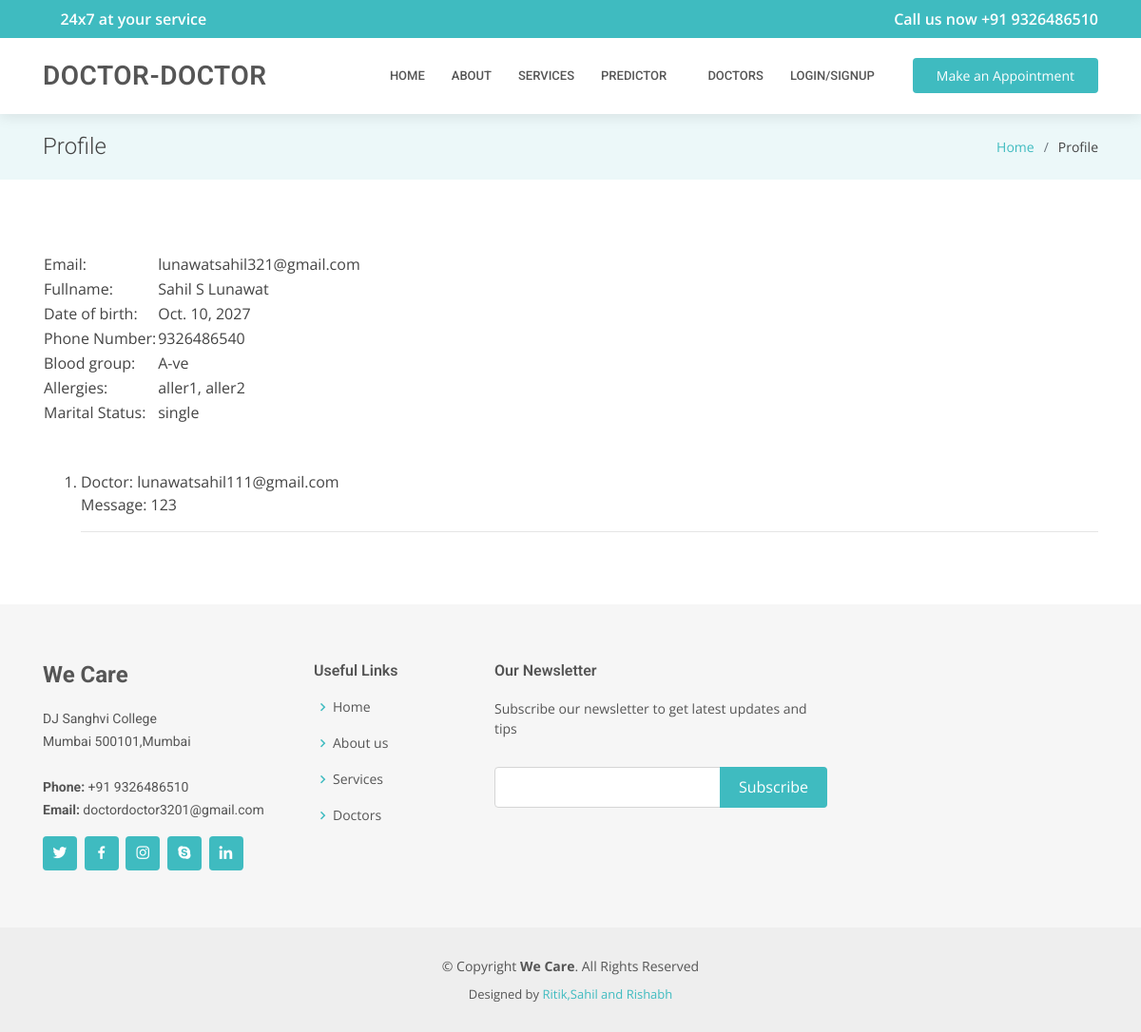
The page /accounts/client_profile/4/ on the database as committed earlier.
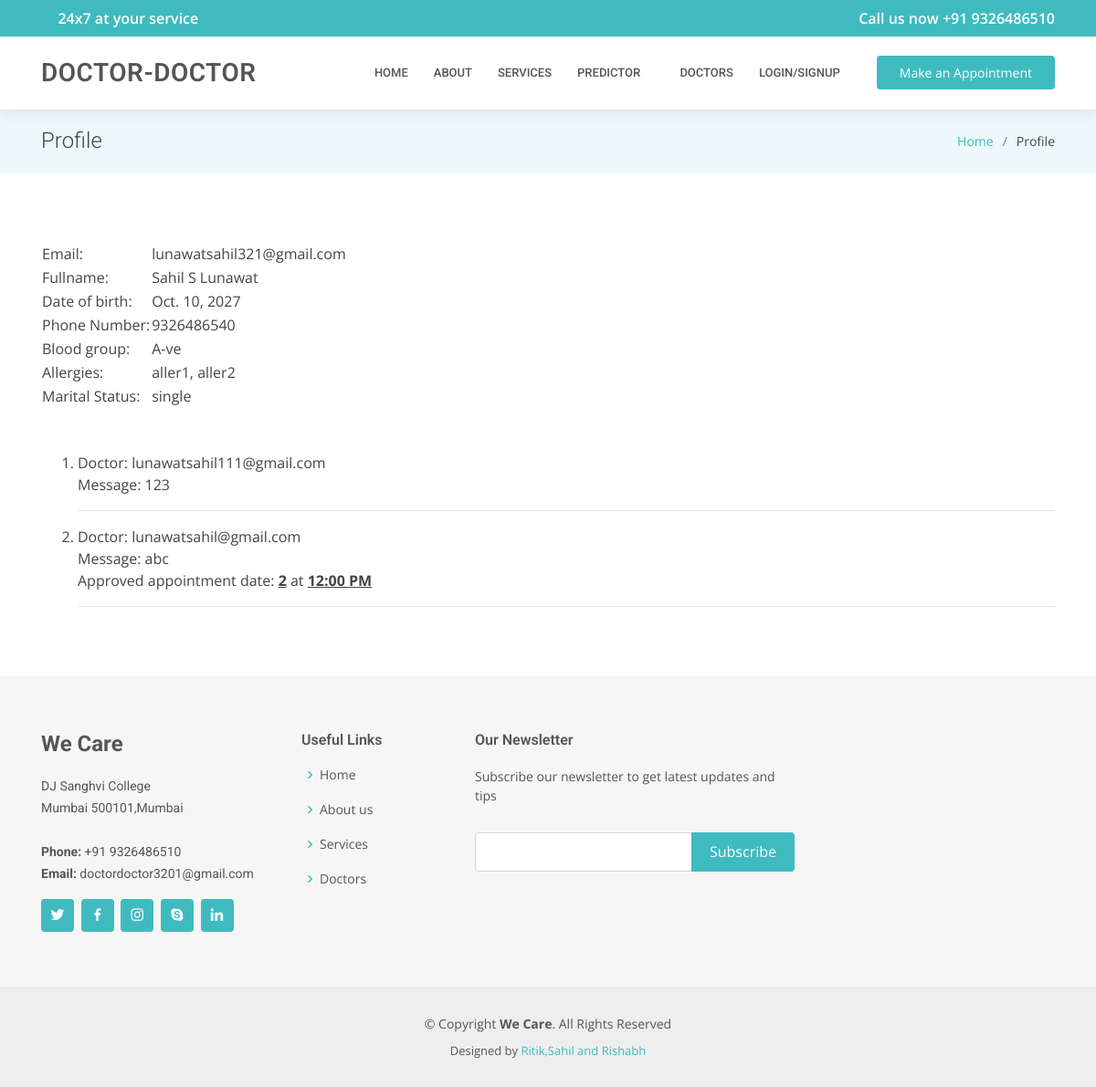
The same page on the database as committed later.
### accounts/models.py (models this page shows, shortened)
class Appointment(models.Model):
    id              = models.AutoField(primary_key=True)
    doctor          = models.ForeignKey(Doctor,related_name='appointment_doctor',on_delete=models.CASCADE)
    patient         = models.ForeignKey(Patient,related_name='appointment_patient',on_delete=models.CASCADE)
    day1            = models.DateField(blank=True, editable=True,null=True)
    day2            = models.DateField(blank=True, editable=True,null=True)
    day3            = models.DateField(blank=True, editable=True,null=True)
    message         = models.CharField(blank=True, null=True, max_length=512)
    approved_for    = models.CharField(blank=True, editable=True,null=True, max_length=10)
    approved_time   = models.CharField(blank=True, editable=True,null=True, max_length=10)
    prescription    = models.CharField(blank=True, editable=True,null=True, max_length=1000)
    class Meta:
        verbose_name = 'Appointment'

class CustomUser(AbstractUser):
    id              = models.AutoField(primary_key=True)
    username        = models.CharField(max_length=30,null=True,blank=True)
    fullname        = models.CharField(blank=True, null=True, max_length=255)##
    is_doctor       = models.BooleanField(default=False, blank=True, null=True)
    password        = models.CharField(max_length=255)
    email           = models.EmailField(max_length=254, unique=True)
    date_of_birth   = models.DateField(blank=True, editable=True,null=True)
    date_created    = models.DateField(auto_now=True, editable=False)
    is_active       = models.BooleanField(default=True)
    is_admin        = models.BooleanField(default=False)
    USERNAME_FIELD  = 'email'
    REQUIRED_FIELDS = []
    objects = CustomUserManager()
    def __str__(self):
        return str(self.email)

### accounts/views.py (the view)
# urls.py: url(r'^accounts/client_profile/(?P<id>[\d]+)/$',views.patient_profile,name='patient_profile'),
def patient_profile(request,id):
    context = {}
    queryset = Patient.objects.filter(customuser_ptr_id=id)
    context['appointments'] = Appointment.objects.filter(patient=id)
    context['fields'] = queryset.get()
    context['patient_profile'] = 'y'
    return render(request, 'accounts/profile.html',context)

### accounts/templatetags/profile_tags.py (called while the page is built)
@register.filter
def full_blood_group(q):
    for choice in blood_group_choices:
        if choice[0] == q:
            return choice[1]
    return ''

@register.filter
def full_marital_status(q):
    for choice in marital_status_choices:
        if choice[0] == q:
            return choice[1]
    return ''

@register.filter(name='has_group')
def has_group(user, group_name):
    return user.groups.filter(name=group_name).exists()

### accounts/templates/accounts/profile.html (shortened to what this page needs)
{% extends "DoctorDoctor/base.html" %}
{% load profile_tags %}
{% block title_page %}Profile{% endblock %}
{% block title_in_li %}Profile{% endblock %}
{% block inner_page %}
<table>
    <tr>
        <td>Email: </td>
        <td>{{fields.email}}</td>
    </tr>
    <tr>{% if fields.fullname%} <td>Fullname: </td>
        <td>{{fields.fullname}}{% endif%}</td>
    </tr>
    <tr>{% if fields.date_of_birth%} <td>Date of birth: </td>
        <td>{{fields.date_of_birth}}{% endif%}</td>
    </tr>
    <tr>{% if fields.phone_number%} <td>Phone Number: </td>
        <td>{{fields.phone_number}}{% endif%}</td>
    </tr>
    <tr>{% if fields.blood_group%} <td>Blood group: </td>
        <td>{{fields.blood_group|full_blood_group}}{% endif%}</td>
    </tr>
    <tr>{% if fields.allergies%} <td>Allergies: </td>
        <td>{{fields.allergies}}{% endif%}</td>
    </tr>
    <tr>{% if fields.marital_status%} <td>Marital Status: </td>
        <td>{{fields.marital_status|full_marital_status}}{% endif%}</td>
    </tr>
</table>
<br><br>
{% if patient_profile %}
<ol>
{% for app in appointments %}
<li>
Doctor: {{app.doctor}}
<br> Message: {{app.message}}
{% if app.approved_for %}<br> Approved appointment date: <u><strong>{{app.approved_for}}</strong></u> at
<u><strong>{{app.approved_time}}</strong></u><br>{% endif %}
</li><hr>
{% endfor %}
</ol>
{% else %}
{% if request.user|has_group:"Doctors" %}
<a href="{% url 'accounts:doctor_user_update' %}" class="appointment-btn">Edit</a>
{% else %}
<a href="{% url 'accounts:user_update' %}" class="appointment-btn">Edit</a>
{% endif %}
{% endif %}
{% endblock %}

Rows that differ between the two databases and show on the page:
added Appointment: doctor "lunawatsahil@gmail.com", message "abc", approved_for "2", approved_time "12:00 PM"
